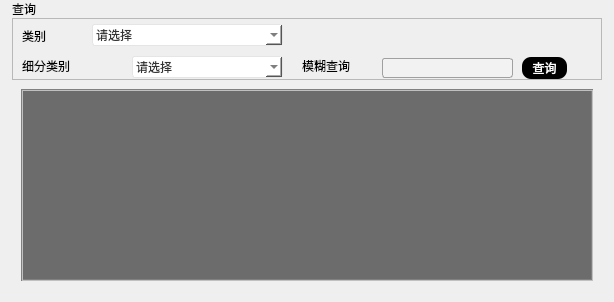
            <widget class="QWidget" name="page_inquire_page">
             <layout class="QVBoxLayout" name="verticalLayout_16">
              <property name="spacing">
               <number>0</number>
              </property>
              <property name="leftMargin">
               <number>12</number>
              </property>
              <property name="topMargin">
               <number>0</number>
              </property>
              <property name="rightMargin">
               <number>12</number>
              </property>
              <property name="bottomMargin">
               <number>12</number>
              </property>
              <item alignment="Qt::AlignLeft">
               <widget class="QPushButton" name="pushButton_8">
                <property name="styleSheet">
                 <string notr="true">
border:none;
font: 20pt &quot;幼圆&quot;;</string>
                </property>
                <property name="text">
                 <string>查询</string>
                </property>
                <property name="icon">
                 <iconset resource="../实例1数据库连接登录窗口/icons/res.qrc">
                  <normaloff>:/icons/数据库查询1.png</normaloff>:/icons/数据库查询1.png</iconset>
                </property>
                <property name="iconSize">
                 <size>
                  <width>45</width>
                  <height>45</height>
                 </size>
                </property>
               </widget>
              </item>
              <item>
               <widget class="QFrame" name="frame_10">
                <property name="sizePolicy">
                 <sizepolicy hsizetype="Preferred" vsizetype="Expanding">
                  <horstretch>0</horstretch>
                  <verstretch>2</verstretch>
                 </sizepolicy>
                </property>
                <property name="minimumSize">
                 <size>
                  <width>590</width>
                  <height>62</height>
                 </size>
                </property>
                <property name="maximumSize">
                 <size>
                  <width>590</width>
                  <height>62</height>
                 </size>
                </property>
                <property name="styleSheet">
                 <string notr="true">

/* 未下拉时，QComboBox的样式 */
QComboBox {
    border-radius: 3px;
    padding: 1px 18px 1px 3px;
    background: transparent; 
    border: 1px solid gray; 
	color: #333333;
	border-color: #E5E5E5;
	background-color: #FFFFFF;
}
/* 点击QComboBox后的已选中项的样式 */
QComboBox:on {
    
	
	color: rgb(255, 255, 255);
    
	background-color: rgb(218, 218, 218);
}










QLabel{
	
	font: 700 10pt &quot;微软雅黑&quot;;
	color: rgb(0, 0, 0);
}

* {
	outline: none;
}

QDialog {
	background: #D6DBE9;
}

QLineEdit {
	border: 1px solid #A0A0A0; /* 边框宽度为1px，颜色为#A0A0A0 */
	border-radius: 3px; /* 边框圆角 */
	padding-left: 5px; /* 文本距离左边界有5px */
	background-color: #F2F2F2; /* 背景颜色 */
	color: #A0A0A0; /* 文本颜色 */
	selection-background-color: #A0A0A0; /* 选中文本的背景颜色 */
	selection-color: #F2F2F2; /* 选中文本的颜色 */
	font-family: &quot;Microsoft YaHei&quot;; /* 文本字体族 */
	font-size: 10pt; /* 文本字体大小 */
}

QLineEdit:hover { /* 鼠标悬浮在QLineEdit时的状态 */
	border: 1px solid #298DFF;
	border-radius: 3px;
	background-color: #F2F2F2;
	color: #298DFF;
	selection-background-color: #298DFF;
	selection-color: #F2F2F2;
}

QLineEdit[echoMode=&quot;2&quot;] { /* QLineEdit有输入掩码时的状态 */
	lineedit-password-character: 9679;
	lineedit-password-mask-delay: 2000;
}

QLineEdit:disabled { /* QLineEdit在禁用时的状态 */
	border: 1px solid #CDCDCD;
	background-color: #CDCDCD;
	color: #B4B4B4;
}

QLineEdit:read-only { /* QLineEdit在只读时的状态 */
	background-color: #CDCDCD;
	color: #F2F2F2;
}







QPushButton{
	border-radius:9px;
	background-color: rgb(0, 0, 0);

	color: rgb(255, 255, 255);
}
QPushButton:pressed{
background-color:
qlineargradient(spread:pad,x1:0,x2:0, y1:0, y2:1,
stop: 0 rgba(100,100,100,255),
stop: 0.495 rgba(0,0,0,255),
stop: 0.505 rgba(0,0,0,255),
stop: 1 rgba(100,100,100,255));
color: rgb(255, 255, 255);

padding-left:2px;
padding-top:1px;
}
</string>
                </property>
                <property name="frameShape">
                 <enum>QFrame::StyledPanel</enum>
                </property>
                <property name="frameShadow">
                 <enum>QFrame::Raised</enum>
                </property>
                <widget class="QComboBox" name="comboBox_db_select">
                 <property name="geometry">
                  <rect>
                   <x>80</x>
                   <y>6</y>
                   <width>191</width>
                   <height>22</height>
                  </rect>
                 </property>
                 <item>
                  <property name="text">
                   <string>请选择</string>
                  </property>
                 </item>
                 <item>
                  <property name="text">
                   <string>武器及其类型</string>
                  </property>
                 </item>
                 <item>
                  <property name="text">
                   <string>载具及其类型</string>
                  </property>
                 </item>
                 <item>
                  <property name="text">
                   <string>兵种及其武器类型</string>
                  </property>
                 </item>
                </widget>
                <widget class="QLabel" name="label_2">
                 <property name="geometry">
                  <rect>
                   <x>10</x>
                   <y>10</y>
                   <width>54</width>
                   <height>16</height>
                  </rect>
                 </property>
                 <property name="text">
                  <string>类别</string>
                 </property>
                </widget>
                <widget class="QLabel" name="label_4">
                 <property name="geometry">
                  <rect>
                   <x>10</x>
                   <y>40</y>
                   <width>121</width>
                   <height>16</height>
                  </rect>
                 </property>
                 <property name="text">
                  <string>细分类别</string>
                 </property>
                </widget>
                <widget class="QLabel" name="label_5">
                 <property name="geometry">
                  <rect>
                   <x>290</x>
                   <y>40</y>
                   <width>81</width>
                   <height>16</height>
                  </rect>
                 </property>
                 <property name="text">
                  <string>模糊查询</string>
                 </property>
                </widget>
                <widget class="QLineEdit" name="lineEdit_input_types_2">
                 <property name="geometry">
                  <rect>
                   <x>370</x>
                   <y>40</y>
                   <width>131</width>
                   <height>20</height>
                  </rect>
                 </property>
                </widget>
                <widget class="QPushButton" name="pushButton_select_types_2">
                 <property name="geometry">
                  <rect>
                   <x>510</x>
                   <y>39</y>
                   <width>45</width>
                   <height>22</height>
                  </rect>
                 </property>
                 <property name="text">
                  <string>查询</string>
                 </property>
                </widget>
                <widget class="QComboBox" name="comboBox_db_select_types">
                 <property name="geometry">
                  <rect>
                   <x>120</x>
                   <y>38</y>
                   <width>151</width>
                   <height>22</height>
                  </rect>
                 </property>
                 <item>
                  <property name="text">
                   <string>请选择</string>
                  </property>
                 </item>
                </widget>
               </widget>
              </item>
              <item>
               <widget class="QStackedWidget" name="stackedWidget_db_select">
                <property name="sizePolicy">
                 <sizepolicy hsizetype="Preferred" vsizetype="Expanding">
                  <horstretch>0</horstretch>
                  <verstretch>10</verstretch>
                 </sizepolicy>
                </property>
                <property name="styleSheet">
                 <string notr="true">/*QTableView 左上角样式*/
QTableView QTableCornerButton::section {
   /*  background: red;
    border: 2px outset red;*/
    color: red;
    background-color: rgb(64, 64, 64);
    border: 5px solid #f6f7fa;
    border-radius:0px;
    border-color: rgb(64, 64, 64);
 }

 QTableView {
    color: white;                                       /*表格内文字颜色*/
    gridline-color: black;                              /*表格内框颜色*/
    background-color: rgb(108, 108, 108);               /*表格内背景色*/
    alternate-background-color: rgb(64, 64, 64);
    selection-color: white;                             /*选中区域的文字颜色*/
    selection-background-color: rgb(77, 77, 77);        /*选中区域的背景色*/
    border: 2px groove gray;
    border-radius: 0px;
    padding: 2px 4px;
}

QHeaderView {
    color: white;
    font: bold 10pt;
    background-color: rgb(108, 108, 108);
    border: 0px solid rgb(144, 144, 144);
    border:0px solid rgb(191,191,191);
    border-left-color: rgba(255, 255, 255, 0);
    border-top-color: rgba(255, 255, 255, 0);
    border-radius:0px;
    min-height:29px;
}

QHeaderView::section {
    color: white;
    background-color: rgb(64, 64, 64);
    border: 5px solid #f6f7fa;
    border-radius:0px;
    border-color: rgb(64, 64, 64);
} 


/*表右侧的滑条*/
QScrollBar:vertical{
background:#484848;
padding:0px;
border-radius:6px;
max-width:12px;
}

/*滑块*/
QScrollBar::handle:vertical{
background:#CCCCCC;
}
/*
滑块悬浮，按下*/
QScrollBar::handle:hover:vertical,QScrollBar::handle:pressed:vertical{
background:#A7A7A7;
}
/*
滑块已经划过的区域*/
QScrollBar::sub-page:vertical{
background:444444;
}

/*
滑块还没有划过的区域*/
QScrollBar::add-page:vertical{
background:5B5B5B;
}

/*页面下移的按钮*/
QScrollBar::add-line:vertical{
background:none;
}
/*页面上移的按钮*/
QScrollBar::sub-line:vertical{
background:none;
}</string>
                </property>
                <property name="currentIndex">
                 <number>2</number>
                </property>
                <widget class="QWidget" name="page_4">
                 <layout class="QVBoxLayout" name="verticalLayout_27">
                  <item>
                   <widget class="QTableWidget" name="tableWidget_select_types_result"/>
                  </item>
                 </layout>
                </widget>
                <widget class="QWidget" name="page_2"/>
                <widget class="QWidget" name="page_all_weapons">
                 <layout class="QVBoxLayout" name="verticalLayout_22">
                  <item>
                   <widget class="QTableWidget" name="tableWidget_all_weapons"/>
                  </item>
                 </layout>
                </widget>
                <widget class="QWidget" name="page_all_vehicles">
                 <layout class="QVBoxLayout" name="verticalLayout_23">
                  <item>
                   <widget class="QTableWidget" name="tableWidget_all_vehicles"/>
                  </item>
                 </layout>
                </widget>
                <widget class="QWidget" name="page_all_soldiertypes">
                 <layout class="QVBoxLayout" name="verticalLayout_24">
                  <item>
                   <widget class="QTableWidget" name="tableWidget_all_soldiertypes"/>
                  </item>
                 </layout>
                </widget>
                <widget class="QWidget" name="page_3">
                 <layout class="QVBoxLayout" name="verticalLayout_26">
                  <item>
                   <widget class="QTableWidget" name="tableWidget_input_2_result"/>
                  </item>
                 </layout>
                </widget>
               </widget>
              </item>
             </layout>
            </widget>
